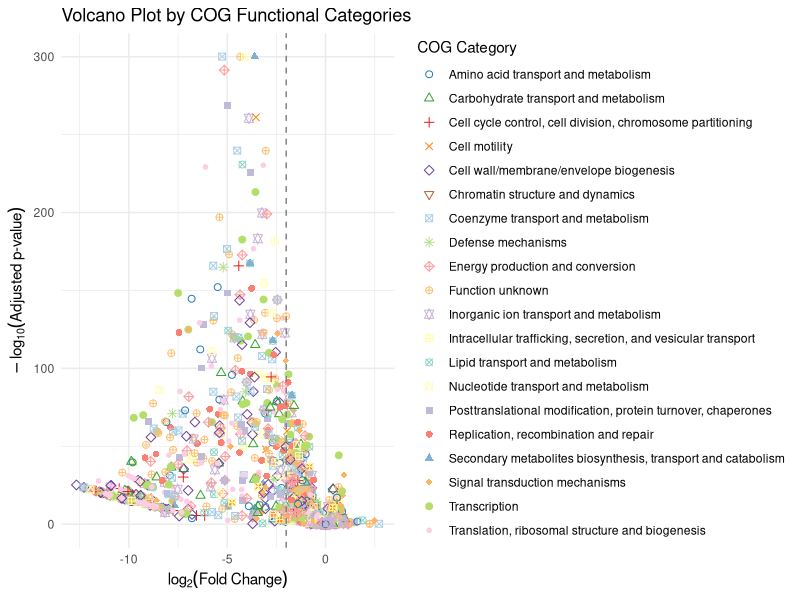
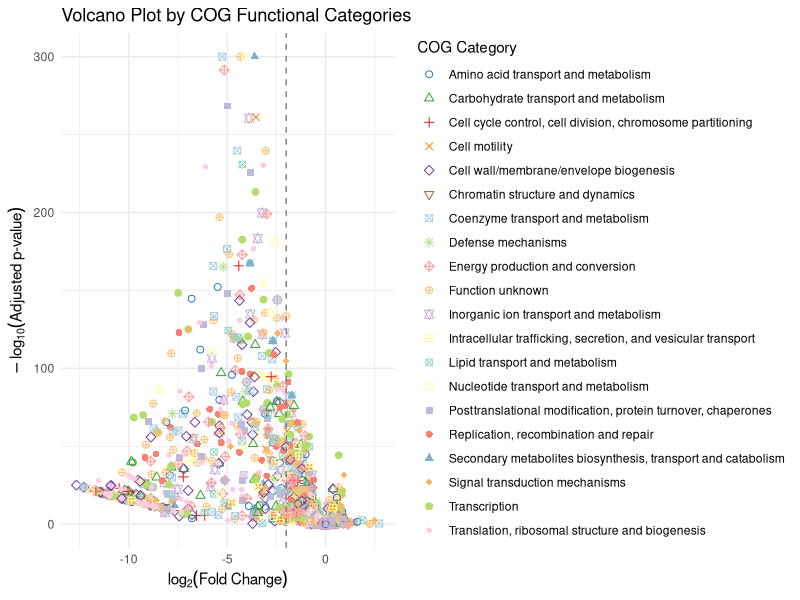

Generate these figures, in order, with R:
## 此代码是为了绘制有颜色分类的火山图
library(ggplot2)
library(tidyverse)
library(tidyr)

# 读取csv文件
df=read.csv("Data/Aeromonas_Integrated_Data.csv")
# 定义COG字母对应的类别含义
COG_meaning <- data.frame(
  COG_category = c("J", "A", "K", "L", "B", "D", "Y", "V", "T", "M", 
                   "N", "Z", "W", "U", "O", "C", "G", "E", "F", "H", "I", 
                   "P", "Q", "R", "S", "X"),
  Function = c("Translation, ribosomal structure and biogenesis",
               "RNA processing and modification",
               "Transcription",
               "Replication, recombination and repair",
               "Chromatin structure and dynamics",
               "Cell cycle control, cell division, chromosome partitioning",
               "Nuclear structure",
               "Defense mechanisms",
               "Signal transduction mechanisms",
               "Cell wall/membrane/envelope biogenesis",
               "Cell motility",
               "Cytoskeleton",
               "Extracellular structures",
               "Intracellular trafficking, secretion, and vesicular transport",
               "Posttranslational modification, protein turnover, chaperones",
               "Energy production and conversion",
               "Carbohydrate transport and metabolism",
               "Amino acid transport and metabolism",
               "Nucleotide transport and metabolism",
               "Coenzyme transport and metabolism",
               "Lipid transport and metabolism",
               "Inorganic ion transport and metabolism",
               "Secondary metabolites biosynthesis, transport and catabolism",
               "General function prediction only",
               "Function unknown",
               "Mobilome: prophages, transposons")
)

# 首先，创建一个映射向量以便后续快速替换
COG_map <- setNames(COG_meaning$Function, COG_meaning$COG_category)

# 将COG_category的有多个功能的基因拆分成几行
df=df %>% filter(!is.na(COG_category)) %>%
  separate_rows(COG_category,sep = "") %>%
  filter(COG_category != "")


# 对df进行转换，得到COG_anno新列
df <- df %>%
  mutate(
    COG_anno = COG_map[as.character(COG_category)]
  )

# 计算负对数调整p值，处理 padj=0 的情况（避免无限大）
df$neg_log10_padj <- -log10(df$padj + 1e-300)  # 添加极小值防止 log(0)

# 如果功能标签未转换为factor，转换一下以保证颜色自动分类
df$COG_anno <- as.factor(df$COG_anno)

# 去掉"logFC", "neg_log10_padj" 和"COG_anno"中有NA的行
df <- df %>% 
  filter(
    !is.na(logFC),
    !is.na(neg_log10_padj),
    !is.na(COG_anno)
  )

# 共有20种功能分类，给出一个20色自定义方案：
# 这个比较美观
my_colors <- c(
  "#1f78b4", "#33a02c", "#e31a1c", "#ff7f00",
  "#6a3d9a", "#b15928", "#a6cee3", "#b2df8a",
  "#fb9a99", "#fdbf6f", "#cab2d6", "#ffff99",
  "#8dd3c7", "#ffffb3", "#bebada", "#fb8072",
  "#80b1d3", "#fdb462", "#b3de69", "#fccde5"
)
#下面这个对比更加明显
# my_colors <- c(
#   "#e6194b", "#3cb44b", "#4363d8", "#f58231",
#   "#911eb4", "#46f0f0", "#f032e6", "#bcf60c",
#   "#fabebe", "#008080", "#e6beff", "#9a6324",
#   "#fffac8", "#800000", "#aaffc3", "#808000",
#   "#ffd8b1", "#000075", "#808080", "#000000"
# )
# 绘制火山图，按照COG功能分类设置颜色
p <- ggplot(df, aes(x = logFC, y = neg_log10_padj, color = COG_anno, shape = COG_anno)) +
  geom_point(position = position_jitter(width = 0, height = 0.1),alpha = 1, size = 2) +
  # 添加垂直虚线
  geom_vline(
    xintercept = -2,
    linetype = "dashed",
    color = "grey50",
    linewidth = 0.5
  ) +
  theme_minimal() +
  labs(
    title = "Volcano Plot by COG Functional Categories",
    x = expression(log[2]("Fold Change")),
    y = expression(-log[10]("Adjusted p-value")),
    color = "COG Category", # 图例名称
    shape = "COG Category"  # 形状图例名称
  ) +
  # 设置颜色主题
  scale_color_manual(values = my_colors )+
  scale_shape_manual(values = 1:length(unique(df$COG_anno))) # 为每个COG分类分配不同形状


# 显示图形
print(p)

# 保存为PDF
pdf("Figures/volcano_plot_COG_colored.pdf", width = 18, height = 10)
print(p)
dev.off()

